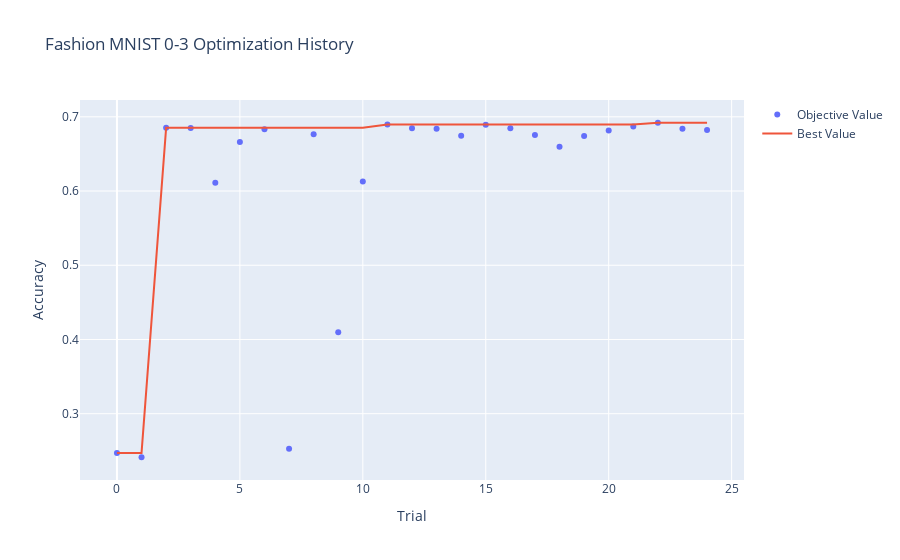
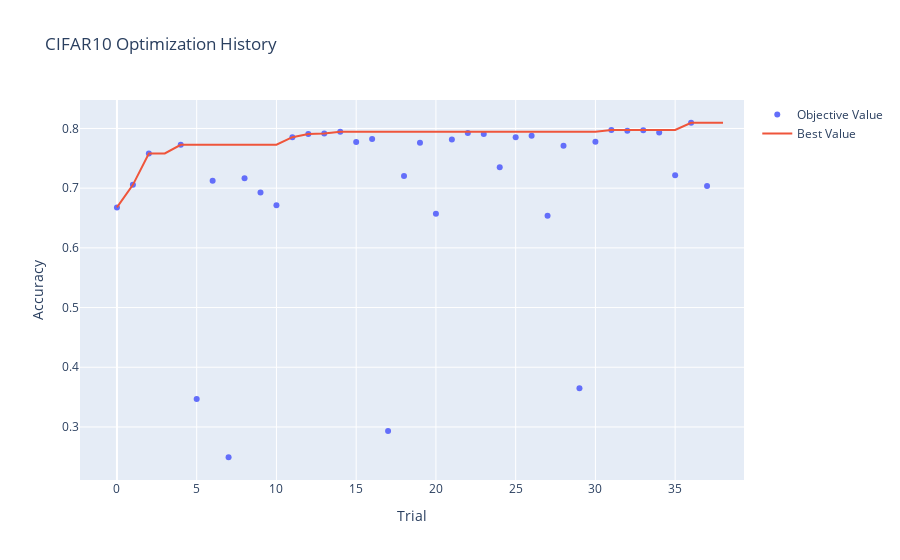
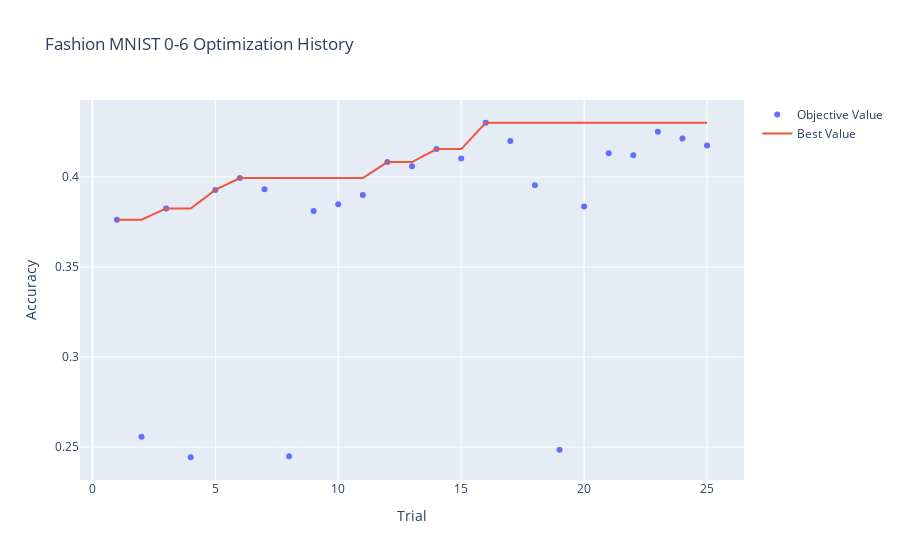

These figures' notebook cell, in order:
### Code cell
import optuna
import optuna.visualization as vis
import matplotlib.pyplot as plt

# Assuming you have a study object called study_cifar10
fig_cifar = vis.plot_optimization_history(study_cifar10)
fig_minist_03 = vis.plot_optimization_history(study_minist_03)
fig_minist_06 = vis.plot_optimization_history(study_minist_06)

fig_cifar.update_yaxes(title_text="Accuracy")  # Overwrite the y-axis label
fig_minist_03.update_yaxes(title_text="Accuracy")  # Overwrite the y-axis label
fig_minist_06.update_yaxes(title_text="Accuracy")  # Overwrite the y-axis label
# update the header of the plot
fig_minist_03.update_layout(title_text="Fashion MNIST 0-3 Optimization History")  # Overwrite the plot title
fig_minist_06.update_layout(title_text="Fashion MNIST 0-6 Optimization History")  # Overwrite the plot title
fig_cifar.update_layout(title_text="CIFAR10 Optimization History")  # Overwrite the plot title

fig_minist_03.show()
fig_cifar.show()
fig_minist_06.show()

### Figure 1 — Plotly figure (JSON) as saved in the notebook; plotly's stock layout.template omitted (floating-point values rounded to 4 significant figures)
{"data": [{"mode": "markers", "name": "Objective Value", "type": "scatter", "x": [0, 1, 2, 3, 4, 5, 6, 7, 8, 9, 10, 11, 12, 13, 14, 15, 16, 17, 18, 19, 20, 21, 22, 23, 24], "y": [0.2472, 0.2413, 0.6851, 0.6848, 0.6113, 0.6661, 0.6831, 0.2529, 0.6764, 0.4099, 0.6128, 0.6895, 0.6846, 0.684, 0.6745, 0.6892, 0.6845, 0.6756, 0.6596, 0.674, 0.6815, 0.6871, 0.692, 0.6839, 0.6823]}, {"mode": "lines", "name": "Best Value", "type": "scatter", "x": [0, 1, 2, 3, 4, 5, 6, 7, 8, 9, 10, 11, 12, 13, 14, 15, 16, 17, 18, 19, 20, 21, 22, 23, 24], "y": [0.2472, 0.2472, 0.6851, 0.6851, 0.6851, 0.6851, 0.6851, 0.6851, 0.6851, 0.6851, 0.6851, 0.6895, 0.6895, 0.6895, 0.6895, 0.6895, 0.6895, 0.6895, 0.6895, 0.6895, 0.6895, 0.6895, 0.692, 0.692, 0.692]}, {"marker": {"color": "#cccccc"}, "mode": "markers", "name": "Infeasible Trial", "showlegend": false, "type": "scatter", "x": [], "y": []}], "layout": {"title": {"text": "Fashion MNIST 0-3 Optimization History"}, "xaxis": {"title": {"text": "Trial"}}, "yaxis": {"title": {"text": "Accuracy"}}}}

### Figure 2 — Plotly figure (JSON) as saved in the notebook; plotly's stock layout.template omitted (floating-point values rounded to 4 significant figures)
{"data": [{"mode": "markers", "name": "Objective Value", "type": "scatter", "x": [0, 1, 2, 4, 5, 6, 7, 8, 9, 10, 11, 12, 13, 14, 15, 16, 17, 18, 19, 20, 21, 22, 23, 24, 25, 26, 27, 28, 29, 30, 31, 32, 33, 34, 35, 36, 37], "y": [0.6678, 0.7056, 0.7581, 0.7727, 0.347, 0.7123, 0.2492, 0.7165, 0.6926, 0.6715, 0.7854, 0.7907, 0.7914, 0.7947, 0.7772, 0.7822, 0.2931, 0.7203, 0.776, 0.6572, 0.7813, 0.7924, 0.7908, 0.7351, 0.7854, 0.7876, 0.6539, 0.771, 0.3647, 0.7776, 0.7974, 0.7963, 0.7969, 0.7931, 0.7218, 0.8096, 0.7037]}, {"mode": "lines", "name": "Best Value", "type": "scatter", "x": [0, 1, 2, 3, 4, 5, 6, 7, 8, 9, 10, 11, 12, 13, 14, 15, 16, 17, 18, 19, 20, 21, 22, 23, 24, 25, 26, 27, 28, 29, 30, 31, 32, 33, 34, 35, 36, 37, 38], "y": [0.6678, 0.7056, 0.7581, 0.7581, 0.7727, 0.7727, 0.7727, 0.7727, 0.7727, 0.7727, 0.7727, 0.7854, 0.7907, 0.7914, 0.7947, 0.7947, 0.7947, 0.7947, 0.7947, 0.7947, 0.7947, 0.7947, 0.7947, 0.7947, 0.7947, 0.7947, 0.7947, 0.7947, 0.7947, 0.7947, 0.7947, 0.7974, 0.7974, 0.7974, 0.7974, 0.7974, 0.8096, 0.8096, 0.8096]}, {"marker": {"color": "#cccccc"}, "mode": "markers", "name": "Infeasible Trial", "showlegend": false, "type": "scatter", "x": [], "y": []}], "layout": {"title": {"text": "CIFAR10 Optimization History"}, "xaxis": {"title": {"text": "Trial"}}, "yaxis": {"title": {"text": "Accuracy"}}}}

### Figure 3 — Plotly figure (JSON) as saved in the notebook; plotly's stock layout.template omitted (floating-point values rounded to 4 significant figures)
{"data": [{"mode": "markers", "name": "Objective Value", "type": "scatter", "x": [1, 2, 3, 4, 5, 6, 7, 8, 9, 10, 11, 12, 13, 14, 15, 16, 17, 18, 19, 20, 21, 22, 23, 24, 25], "y": [0.3762, 0.2556, 0.3825, 0.2443, 0.3928, 0.3995, 0.3932, 0.2448, 0.3811, 0.3848, 0.39, 0.4083, 0.406, 0.4155, 0.4103, 0.4302, 0.4201, 0.3954, 0.2484, 0.3836, 0.4132, 0.4121, 0.4251, 0.4213, 0.4175]}, {"mode": "lines", "name": "Best Value", "type": "scatter", "x": [0, 1, 2, 3, 4, 5, 6, 7, 8, 9, 10, 11, 12, 13, 14, 15, 16, 17, 18, 19, 20, 21, 22, 23, 24, 25], "y": [null, 0.3762, 0.3762, 0.3825, 0.3825, 0.3928, 0.3995, 0.3995, 0.3995, 0.3995, 0.3995, 0.3995, 0.4083, 0.4083, 0.4155, 0.4155, 0.4302, 0.4302, 0.4302, 0.4302, 0.4302, 0.4302, 0.4302, 0.4302, 0.4302, 0.4302]}, {"marker": {"color": "#cccccc"}, "mode": "markers", "name": "Infeasible Trial", "showlegend": false, "type": "scatter", "x": [], "y": []}], "layout": {"title": {"text": "Fashion MNIST 0-6 Optimization History"}, "xaxis": {"title": {"text": "Trial"}}, "yaxis": {"title": {"text": "Accuracy"}}}}
